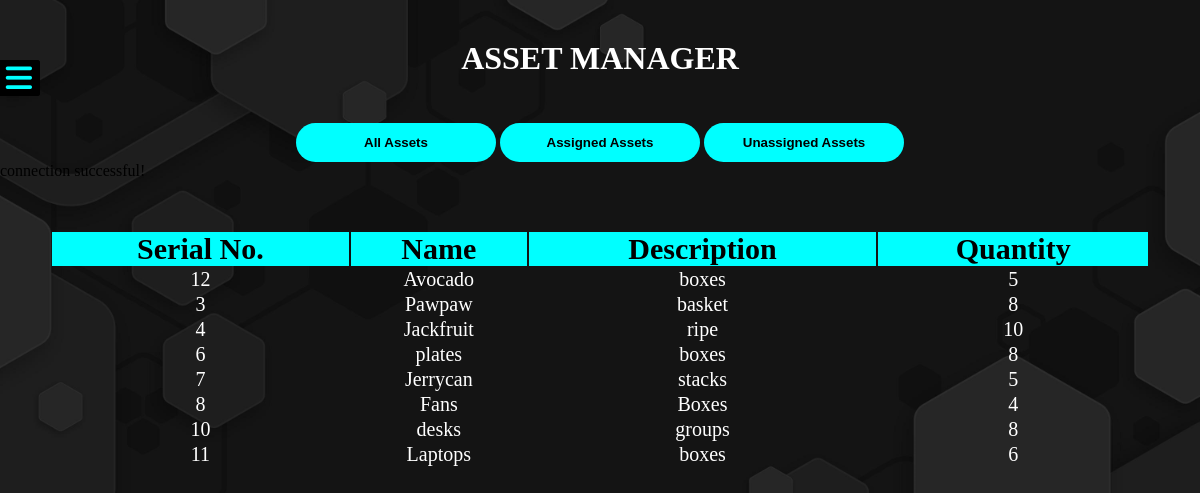
/view_asset.php, run on the app's committed database.
### tables this page shows
CREATE TABLE IF NOT EXISTS `asset` (
  `id` int(11) NOT NULL AUTO_INCREMENT,
  `name` varchar(255) NOT NULL,
  `description` varchar(255) NOT NULL,
  `quantity` int(11) NOT NULL,
  `personnel_in_charge` varchar(50) DEFAULT NULL,
  PRIMARY KEY (`id`)
);

### view_asset.php (the view, shortened to what this page needs)
<!doctype html>
<html>
<head>
	<link rel="stylesheet" type="text/css" href="assetstyle.css">
    <link rel="stylesheet" href="https://cdnjs.cloudflare.com/ajax/libs/font-awesome/6.3.0/css/all.min.css" />
</head>
<body>
    <div class="menu">
        <label for="check">
           <span class="fa-solid fa-bars" id="bar"></span>
        </label>
     </div>
    <header>
       <h1>ASSET MANAGER</h1>
    </header><br><br>
       <div class="controlbuttons" align="center">
         <button><a href="view_asset.php">All Assets</a></button>
         <button><a href="view_asset2.php">Assigned Assets</a></button>
         <button><a href="view_asset1.php">Unassigned Assets</a></button>
           </div>
    <table  style="color: white; width: 100%;  padding: 50px; ">
        <thead style="background-color: aqua; color: black; padding: 10px; font-size: 30px;">
            <tr>
                <th>Serial No.</th>
                <th>Name</th>
                <th>Description</th>
                <th>Quantity</th>
            </tr>
        </thead>
        <tbody style="padding: 10px; text-align: center; font-size: 20px;">
<?php
include("connection.php");
$query = "SELECT * FROM asset";
$result = mysqli_query($con, $query);
while($row = mysqli_fetch_assoc($result)){
    echo "<tr>";
    echo "<td>".$row['id']."</td>";
    echo "<td>".$row['name']."</td>";
    echo "<td>".$row['description']."</td>";
    echo "<td>".$row['quantity']."</td>";
    echo "</tr>";
}
?>
        </tbody>
    </table>
    </body>
</html>

### assetstyle.css (style rules this page uses)
* { margin: 0; padding: 0; box-sizing: border-box; }
body { background-image: url("IMAGES/5137894.png"); -webkit-background-size: cover; background-size: cover; background-position: center center; height: 100vh; }
.menu { height: 100%; width: 250px; position: absolute; background: #161616; z-index: 1; transition: 0.5s ease; transform: translateX(-250px); }
a { text-decoration: none; }
span { position: absolute; right: -40px; top: 30px; font-size: 30px; border-radius: 3px; color: aqua; padding: 3px 8px; cursor: pointer; background: #000; }
h1 { color: #fff; text-align: center; padding: 10px; margin-top: 30px; }
button { background-color: aqua; color: black; border: 2px solid transparent; font-weight: bold; padding: 10px; border-radius: 30px; transition: .4s; width: 200px; }
button a { text-decoration: none; color: black; }

### data on the page
asset: id "12", name "Avocado", description "boxes", quantity "5"
asset: id "3", name "Pawpaw", description "basket", quantity "8"
asset: id "4", name "Jackfruit", description "ripe", quantity "10"
asset: id "6", name "plates", description "boxes", quantity "8"
asset: id "7", name "Jerrycan", description "stacks", quantity "5"
asset: id "8", name "Fans", description "Boxes", quantity "4"
asset: id "10", name "desks", description "groups", quantity "8"
asset: id "11", name "Laptops", description "boxes", quantity "6"
